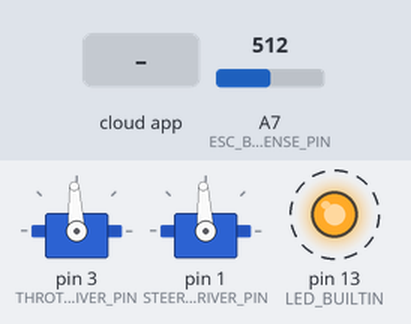
Bench run of a program on a simulated Teensy 4. Shown: 2 × servo, output pins drawn as LEDs (lit = HIGH). Dashed ring = blinking. The test bench sets the inputs (shaded band); at power-on: A7 (ESC_BATTERY_SENSE_PIN) = 512. The ROS host is connected and sends only what is stated.

Above: at 0.75 s.
1.3 s: the phone or cloud app sets linear.x to 100
At 1.65 s:
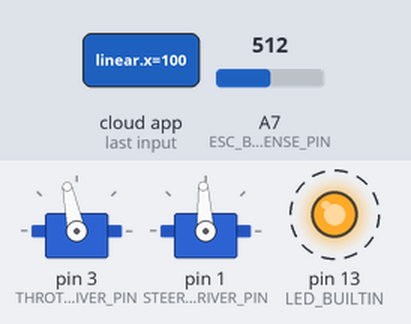
4.3 s: the phone or cloud app sets angular.z to -100
At 4.95 s:
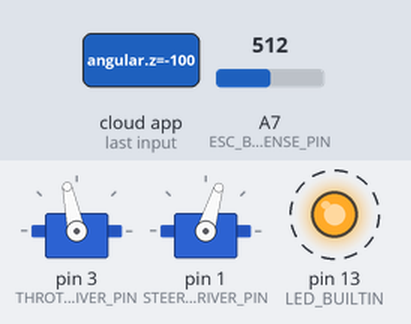
7.3 s: the phone or cloud app sets linear.x to -100
At 7.69 s:
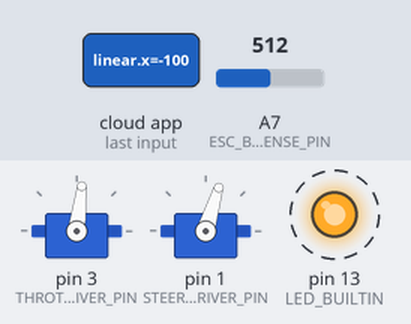
10.3 s: the phone or cloud app sets angular.z to 100
At 10.71 s:
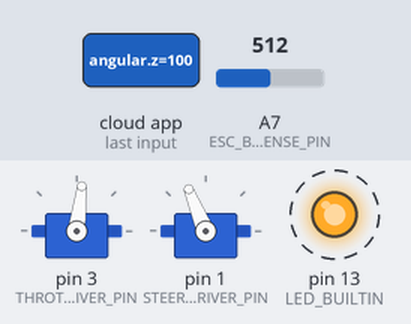
13.3 s: the phone or cloud app sets linear.x to 100
At 13.73 s:
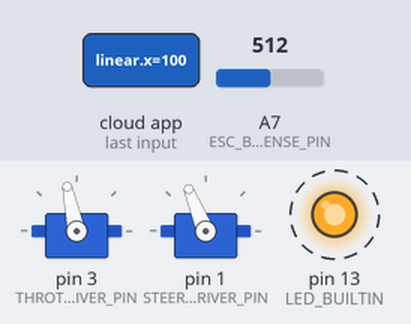
Timing chart, 0 to 17.3 s (numbered marks = the images above; inputs shaded):
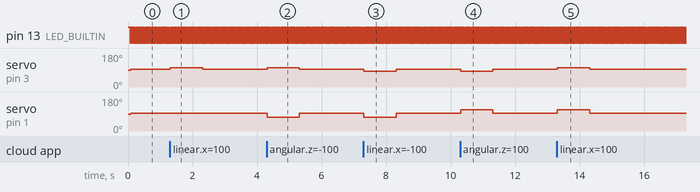

Measured:
- after the input at 1.3 s, servo on pin 3 (THROTTLE_DRIVER_PIN): 93° → 102° at once, → 93° 1.0 s later
- after the input at 4.3 s, servo on pin 3 (THROTTLE_DRIVER_PIN): 93° → 102° at once, → 93° 1.0 s later; servo on pin 1 (STEERING_DRIVER_PIN): 93° → 73° at once, → 93° 1.0 s later
- after the input at 7.3 s, servo on pin 3 (THROTTLE_DRIVER_PIN): 93° → 83° at once, → 93° 1.0 s later; servo on pin 1 (STEERING_DRIVER_PIN): 93° → 73° at once, → 93° 1.0 s later
- after the input at 10.3 s, servo on pin 3 (THROTTLE_DRIVER_PIN): 93° → 83° at once, → 93° 1.0 s later; servo on pin 1 (STEERING_DRIVER_PIN): 93° → 112° at once, → 93° 1.0 s later
- after the input at 13.3 s, servo on pin 3 (THROTTLE_DRIVER_PIN): 93° → 102° at once, → 93° 1.0 s later; servo on pin 1 (STEERING_DRIVER_PIN): 93° → 112° at once, → 93° 1.0 s later
- by itself, pin 13 (LED_BUILTIN): alternates HIGH for 0.02 s and LOW for 0.02 s

The program:

main.cpp
```cpp
#include <Arduino.h>
#include <ros.h>
#include <geometry_msgs/Twist.h>
#include <std_msgs/Int16.h>
#include "robot_pin_definitions.h"
#include "robot_config.h"
#include "simple_battery_reader.h"
#include <Servo.h>

//TEMPORARY (TESTING)
#include <vector>
#include <std_msgs/String.h>
#include <string>


//Globals (ToDo: REFACTOR)
ros::NodeHandle nh;
SimpleBatteryReader esc_battery{ackercito_pins::ESC_BATTERY_SENSE_PIN};
volatile float setpoint_throttle_pulse_ms = ackercito_config::MID_PULSE_THROTTLE;
volatile float setpoint_steering_pulse_ms = ackercito_config::MID_PULSE_STEERING;
Servo steering;
Servo throttle;
uint32_t last_time_cmd_vel_ms;

//Actuators control loop
IntervalTimer motors_control_timer;


void commandVelocityCallback(const geometry_msgs::Twist &cmd_vel_msg)
{
    last_time_cmd_vel_ms = millis();
    nh.loginfo("Received message in cmd_vel");
    float linear_x = cmd_vel_msg.linear.x;
    float angular_z = cmd_vel_msg.angular.z;

    linear_x = constrain(linear_x, ackercito_config::MIN_LINEAR_VELOCITY, ackercito_config::MAX_LINEAR_VELOCITY);
    angular_z = constrain(angular_z, ackercito_config::MIN_ANGULAR_VELOCITY, ackercito_config::MAX_ANGULAR_VELOCITY);

    setpoint_throttle_pulse_ms = map(
        linear_x,
        ackercito_config::MIN_LINEAR_VELOCITY,
        ackercito_config::MAX_LINEAR_VELOCITY,
        -200.0,
        200.0) + ackercito_config::MID_PULSE_THROTTLE;

    setpoint_steering_pulse_ms = map(
        angular_z,
        ackercito_config::MIN_ANGULAR_VELOCITY,
        ackercito_config::MAX_ANGULAR_VELOCITY,
        -400.0,
        400.0) + ackercito_config::MID_PULSE_STEERING;


    //DEBUG.
    char buffer[50];
    snprintf(buffer, sizeof(buffer),"Throttle: %.2f | Steering: %.2f", setpoint_throttle_pulse_ms, setpoint_steering_pulse_ms);
    nh.loginfo(buffer);
    //END DEBUG

    //TODO: STORE THE CURRENT TIME AS THE LAST TIME THAT A COMMAND WAS RECEIVED.
    digitalWrite(LED_BUILTIN, !digitalRead(LED_BUILTIN));
}


void motors_control_callback()
{
    digitalWrite(LED_BUILTIN, !digitalRead(LED_BUILTIN));
    steering.writeMicroseconds(setpoint_steering_pulse_ms);
    throttle.writeMicroseconds(setpoint_throttle_pulse_ms);

}


void wait_for_Battery(SimpleBatteryReader battery, float min_voltage)
{
    nh.loginfo("Waiting for Battery...");
    float batt_volts = 0.0;
    uint32_t prev_time_ms = millis(); //Used for logging at a specified frequency.
    while(batt_volts < min_voltage){
        batt_volts = battery.readVoltage();
        //LOG EVERY 250 ms.
        uint32_t current_time_ms = millis();
        if ( (current_time_ms - prev_time_ms) > 250){
            prev_time_ms = current_time_ms;
            char buffer[50];
            snprintf(buffer, sizeof(buffer), "Waiting for battery (Currently: %.2f V).", batt_volts);
            nh.loginfo(buffer);
        }
    }
    delay(50); //Delay for dumb debouncing.
    batt_volts = battery.readVoltage();
    char buffer[50];
    snprintf(buffer, sizeof(buffer), "Battery Detected (%.2f V.), proceeding...", batt_volts);
    nh.loginfo(buffer);
}


ros::Subscriber<geometry_msgs::Twist> cmd_vel_sub("cmd_vel", commandVelocityCallback);


void setup()
{
    nh.initNode();
    pinMode(LED_BUILTIN, OUTPUT);
    digitalWrite(LED_BUILTIN,HIGH);

    //Block the execution of the program until detecting the ESC (Motors) battery.
    wait_for_Battery(esc_battery, 4.0); //ToDo: Refactor this 4.0 (Volts).

    //Wait for node connection with ROS
    while (!nh.connected()) {
        nh.spinOnce();
    }


    nh.subscribe(cmd_vel_sub);

    //Initialization of actuators.
    throttle.attach(ackercito_pins::THROTTLE_DRIVER_PIN);
    steering.attach(ackercito_pins::STEERING_DRIVER_PIN);

    //Start the periodic timer interrupt for motor control.
    motors_control_timer.begin(motors_control_callback, ackercito_config::PERIOD_CONTROL_LOOP_USEC);
}


void loop()
{
    uint32_t current_time_ms = millis();

    //Watchdog for cmd_vel. Reset motor speeds to zero if no new cmd_vel message is received within the specified time limit.
    if ((current_time_ms - last_time_cmd_vel_ms) > ackercito_config::CMD_VEL_WATCHDOG_TIME_MS)
    {
        setpoint_throttle_pulse_ms = ackercito_config::MID_PULSE_THROTTLE;
        setpoint_steering_pulse_ms = ackercito_config::MID_PULSE_STEERING;
    }
    nh.spinOnce();
}
```

robot_pin_definitions.h
```cpp
#pragma once
#include "Arduino.h"

namespace ackercito_pins
{
    //Actuators
    constexpr uint8_t THROTTLE_DRIVER_PIN = 3;
    constexpr uint8_t STEERING_DRIVER_PIN = 1;

    //2.4GHz RC Receiver
    constexpr uint8_t THROTTLE_RECEIVER_PIN = 6;
    constexpr uint8_t STEERING_RECEIVER_PIN = 5;

    //Battery Sensing
    constexpr uint8_t SBC_BATTERY_SENSE_PIN = A0;
    constexpr uint8_t ESC_BATTERY_SENSE_PIN = A7;
}
```

main_BKP.cpp
```cpp
   /*
   #include <Arduino.h>
   #include <ros.h>
   #include <std_msgs/String.h>

   ros::NodeHandle nh;

   std_msgs::String str_msg;
   ros::Publisher chatter("chatter", &str_msg);

   char hello[13] = "Jelly world!";

   void setup()
   {
     nh.initNode();
     nh.advertise(chatter);
   }

   void loop()
   {
     str_msg.data = hello;
     chatter.publish( &str_msg );
     nh.spinOnce();
     delay(1000);
   }
   */
```

robot_config.h
```cpp
#pragma once
#include "Arduino.h"

namespace ackercito_config{
    //Actuator Control Settings
    constexpr float FREQ_CONTROL_LOOP_HZ = 50.0;
    constexpr float PERIOD_CONTROL_LOOP_USEC = 1000000.0 / ackercito_config::FREQ_CONTROL_LOOP_HZ;

    //Watchdog
    constexpr uint16_t CMD_VEL_WATCHDOG_TIME_MS = 1000;

    //Limits
    constexpr float MAX_LINEAR_VELOCITY = 2.0; //ToDo: Now this is arbitrary. Make sense of this.
    constexpr float MAX_ANGULAR_VELOCITY = 2.0; //ToDo: Now this is arbitrary. Make sense of this.

    constexpr float MIN_LINEAR_VELOCITY = -MAX_LINEAR_VELOCITY; //ToDo: Now this is arbitrary. Make sense of this.
    constexpr float MIN_ANGULAR_VELOCITY = -MAX_ANGULAR_VELOCITY; //ToDo: Now this is arbitrary. Make sense of this.


    //PWM Limits
    constexpr uint16_t MID_PULSE_THROTTLE = 1500;
    constexpr uint16_t MID_PULSE_STEERING = 1500; //ToDo: Tune this to make the robot drive forwards.
                                                  //Idea: Make it reconfigurable through dynamic_reconfigure and store this constant in the Teensy non-volatile memory (EEPROM)?

}
```
